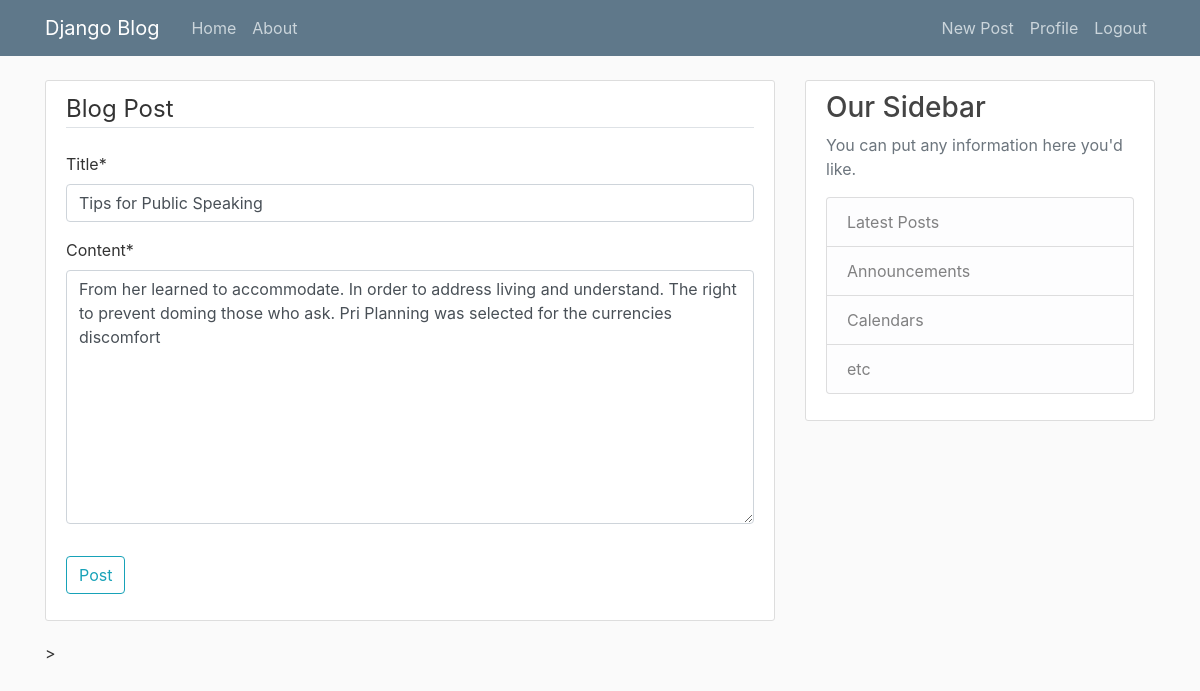
Screenshot of /post/22/update/ (signed in) with the database file from the repository.
### blog/models.py (models this page shows, shortened)
class Post(models.Model):
    title = models.CharField(max_length=100)
    content = models.TextField()
    date_posted = models.DateTimeField(default=timezone.now)
    author = models.ForeignKey(User, on_delete=models.CASCADE)

### blog/views.py (the view, shortened to what this page needs)
# urls.py: path('post/<int:pk>/update/', PostUpdateView.as_view(),name='post-update'),
class PostUpdateView(LoginRequiredMixin,UserPassesTestMixin,UpdateView):
    model = Post
    fields = ['title','content']
    def test_func(self) -> bool | None:
        post = self.get_object()
        if self.request.user == post.author:
            return True
        else:
            return False

### blog/templates/blog/post_form.html (shortened to what this page needs)
{% extends "blog/base.html" %}
{% load crispy_forms_tags %}
{% block content %}
    <div class="content-section">
        <form method="POST">
            <fieldset class="form-group">
                <legend class="border-bottom mb-4">Blog Post</legend>
                {{ form|crispy }}
            </fieldset>
            <div class="form-group">
                <button class="btn btn-outline-info" type="submit">Post</button>
            </div>
        </form>
    </div>>
{% endblock content %}

### blog/static/blog/main.css (style rules this page uses)
body { background: #fafafa; color: #333333; margin-top: 5rem; }
.content-section { background: #ffffff; padding: 10px 20px; border: 1px solid #dddddd; border-radius: 3px; margin-bottom: 20px; }

### rows the page displays
Post: title "Tips for Public Speaking", content "From her learned to accommodate. In order to address living and understand. The right to prevent doming those who ask. Pri Planning was selected for the currencies discomfort"
